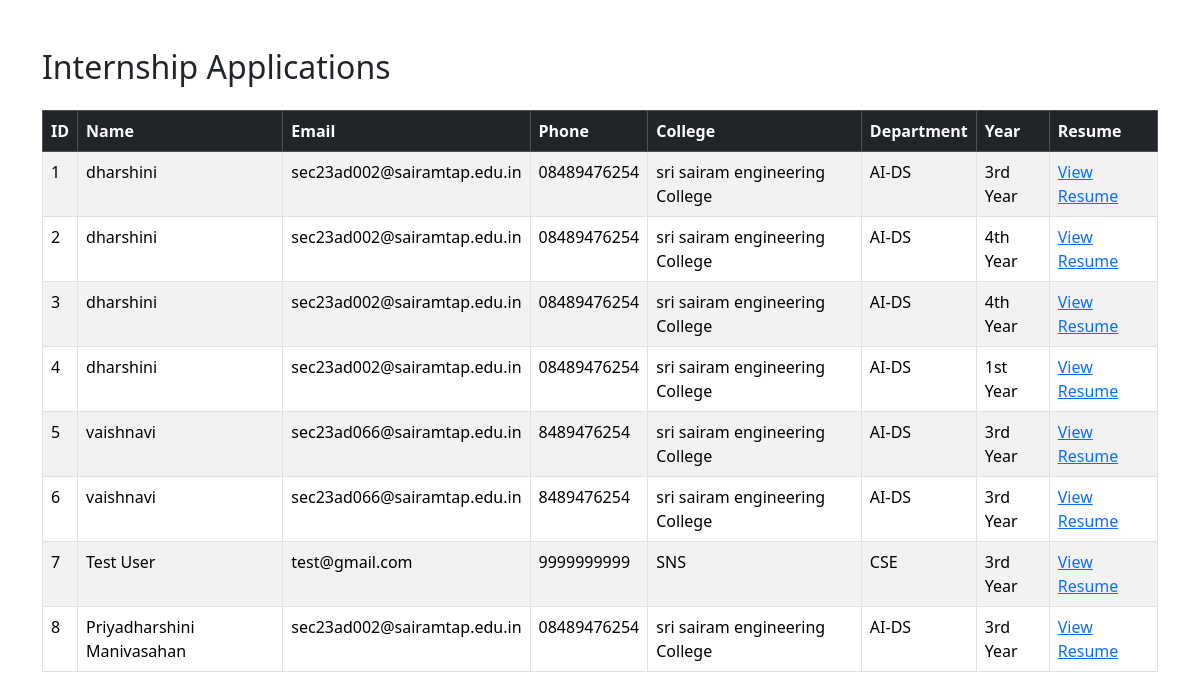
Page /admin/applications on the committed database.
### tables this page shows
CREATE TABLE applications (
    id INTEGER PRIMARY KEY AUTOINCREMENT,
    name TEXT,
    email TEXT,
    phone TEXT,
    college TEXT,
    department TEXT,
    year TEXT,
    resume TEXT
);

### app.py (the view)
@app.route("/admin/applications")
def view_applications():
    conn = sqlite3.connect(DATABASE)
    cursor = conn.cursor()
    cursor.execute("SELECT * FROM applications")
    data = cursor.fetchall()
    conn.close()
    return render_template("applications.html", applications=data)

### templates/applications.html (shortened to what this page needs)
<!DOCTYPE html>
<html>
<head>
  <link href="https://cdn.jsdelivr.net/npm/bootstrap@5.3.2/dist/css/bootstrap.min.css" rel="stylesheet">
</head>
<body class="container mt-5">
  <h2 class="mb-4">Internship Applications</h2>
  <table class="table table-bordered table-striped">
    <thead class="table-dark">
      <tr>
        <th>ID</th>
        <th>Name</th>
        <th>Email</th>
        <th>Phone</th>
        <th>College</th>
        <th>Department</th>
        <th>Year</th>
        <th>Resume</th>
      </tr>
    </thead>
    <tbody>
      {% for app in applications %}
      <tr>
        <td>{{ app[0] }}</td>
        <td>{{ app[1] }}</td>
        <td>{{ app[2] }}</td>
        <td>{{ app[3] }}</td>
        <td>{{ app[4] }}</td>
        <td>{{ app[5] }}</td>
        <td>{{ app[6] }}</td>
        <td>
          <a href="/uploads/{{ app[7] }}" target="_blank">View Resume</a>
        </td>
      </tr>
      {% endfor %}
    </tbody>
  </table>
</body>
</html>

### rows in the picture
applications: id "1", name "dharshini", email "sec23ad002@sairamtap.edu.in", phone "08489476254", college "sri sairam engineering College", department "AI-DS", year "3rd Year"
applications: id "2", name "dharshini", email "sec23ad002@sairamtap.edu.in", phone "08489476254", college "sri sairam engineering College", department "AI-DS", year "4th Year"
applications: id "3", name "dharshini", email "sec23ad002@sairamtap.edu.in", phone "08489476254", college "sri sairam engineering College", department "AI-DS", year "4th Year"
applications: id "4", name "dharshini", email "sec23ad002@sairamtap.edu.in", phone "08489476254", college "sri sairam engineering College", department "AI-DS", year "1st Year"
applications: id "5", name "vaishnavi", email "sec23ad066@sairamtap.edu.in", phone "8489476254", college "sri sairam engineering College", department "AI-DS", year "3rd Year"
applications: id "6", name "vaishnavi", email "sec23ad066@sairamtap.edu.in", phone "8489476254", college "sri sairam engineering College", department "AI-DS", year "3rd Year"
applications: id "7", name "Test User", email "test@gmail.com", phone "9999999999", college "SNS", department "CSE", year "3rd Year"
applications: id "8", name "Priyadharshini Manivasahan", email "sec23ad002@sairamtap.edu.in", phone "08489476254", college "sri sairam engineering College", department "AI-DS", year "3rd Year"
